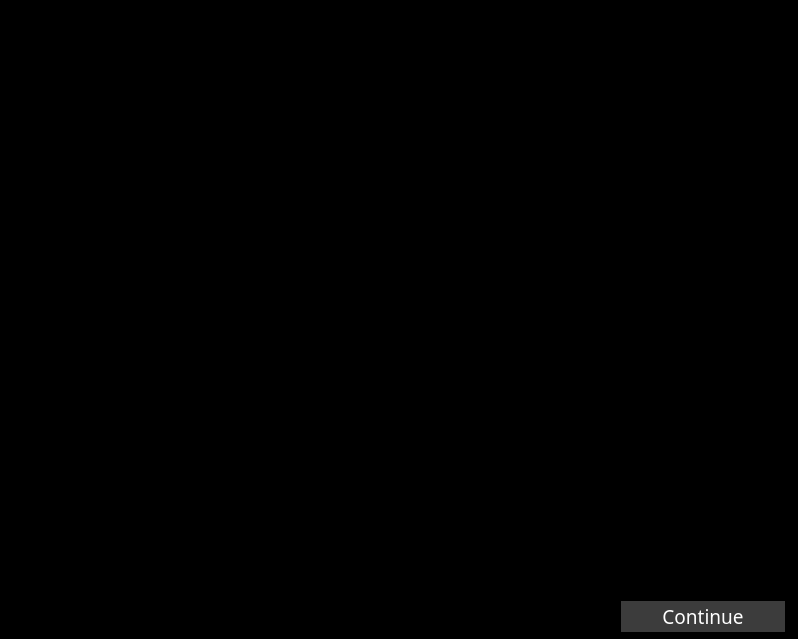
<?xml version="1.0" encoding="UTF-8"?>
<ui version="4.0">
 <class>Form</class>
 <widget class="QWidget" name="Form">
  <property name="geometry">
   <rect>
    <x>0</x>
    <y>0</y>
    <width>798</width>
    <height>639</height>
   </rect>
  </property>
  <property name="windowTitle">
   <string>Form</string>
  </property>
  <widget class="QLabel" name="Winner">
   <property name="geometry">
    <rect>
     <x>210</x>
     <y>150</y>
     <width>381</width>
     <height>371</height>
    </rect>
   </property>
   <property name="text">
    <string/>
   </property>
   <property name="pixmap">
    <pixmap>images/Bayern.png</pixmap>
   </property>
   <property name="scaledContents">
    <bool>true</bool>
   </property>
  </widget>
  <widget class="QLabel" name="label_3">
   <property name="geometry">
    <rect>
     <x>-500</x>
     <y>-60</y>
     <width>1521</width>
     <height>811</height>
    </rect>
   </property>
   <property name="text">
    <string/>
   </property>
   <property name="pixmap">
    <pixmap>images/efecto.png</pixmap>
   </property>
   <property name="scaledContents">
    <bool>true</bool>
   </property>
  </widget>
  <widget class="QLabel" name="label_4">
   <property name="geometry">
    <rect>
     <x>180</x>
     <y>220</y>
     <width>421</width>
     <height>91</height>
    </rect>
   </property>
   <property name="text">
    <string/>
   </property>
   <property name="pixmap">
    <pixmap>images/lentes.png</pixmap>
   </property>
   <property name="scaledContents">
    <bool>true</bool>
   </property>
  </widget>
  <widget class="QLabel" name="label_2">
   <property name="geometry">
    <rect>
     <x>-60</x>
     <y>-40</y>
     <width>941</width>
     <height>691</height>
    </rect>
   </property>
   <property name="styleSheet">
    <string notr="true">background-color: rgb(0, 0, 0);</string>
   </property>
   <property name="text">
    <string/>
   </property>
   <property name="pixmap">
    <pixmap>images/game.jpg</pixmap>
   </property>
   <property name="scaledContents">
    <bool>true</bool>
   </property>
  </widget>
  <widget class="QLabel" name="label_5">
   <property name="geometry">
    <rect>
     <x>200</x>
     <y>20</y>
     <width>571</width>
     <height>131</height>
    </rect>
   </property>
   <property name="font">
    <font>
     <family>MV Boli</family>
     <pointsize>72</pointsize>
    </font>
   </property>
   <property name="text">
    <string>Winner!</string>
   </property>
  </widget>
  <widget class="QPushButton" name="continuar">
   <property name="geometry">
    <rect>
     <x>620</x>
     <y>600</y>
     <width>166</width>
     <height>33</height>
    </rect>
   </property>
   <property name="sizePolicy">
    <sizepolicy hsizetype="Minimum" vsizetype="Preferred">
     <horstretch>0</horstretch>
     <verstretch>0</verstretch>
    </sizepolicy>
   </property>
   <property name="font">
    <font>
     <family>Yu Gothic UI Semilight</family>
     <pointsize>14</pointsize>
    </font>
   </property>
   <property name="cursor">
    <cursorShape>PointingHandCursor</cursorShape>
   </property>
   <property name="styleSheet">
    <string notr="true">background:rgba(120, 120, 120, 0.5);
color: rgb(255, 255, 255);
border: 1px solid;</string>
   </property>
   <property name="text">
    <string>Continue</string>
   </property>
  </widget>
  <zorder>label_2</zorder>
  <zorder>label_3</zorder>
  <zorder>Winner</zorder>
  <zorder>label_4</zorder>
  <zorder>label_5</zorder>
  <zorder>continuar</zorder>
 </widget>
 <resources/>
 <connections/>
</ui>
